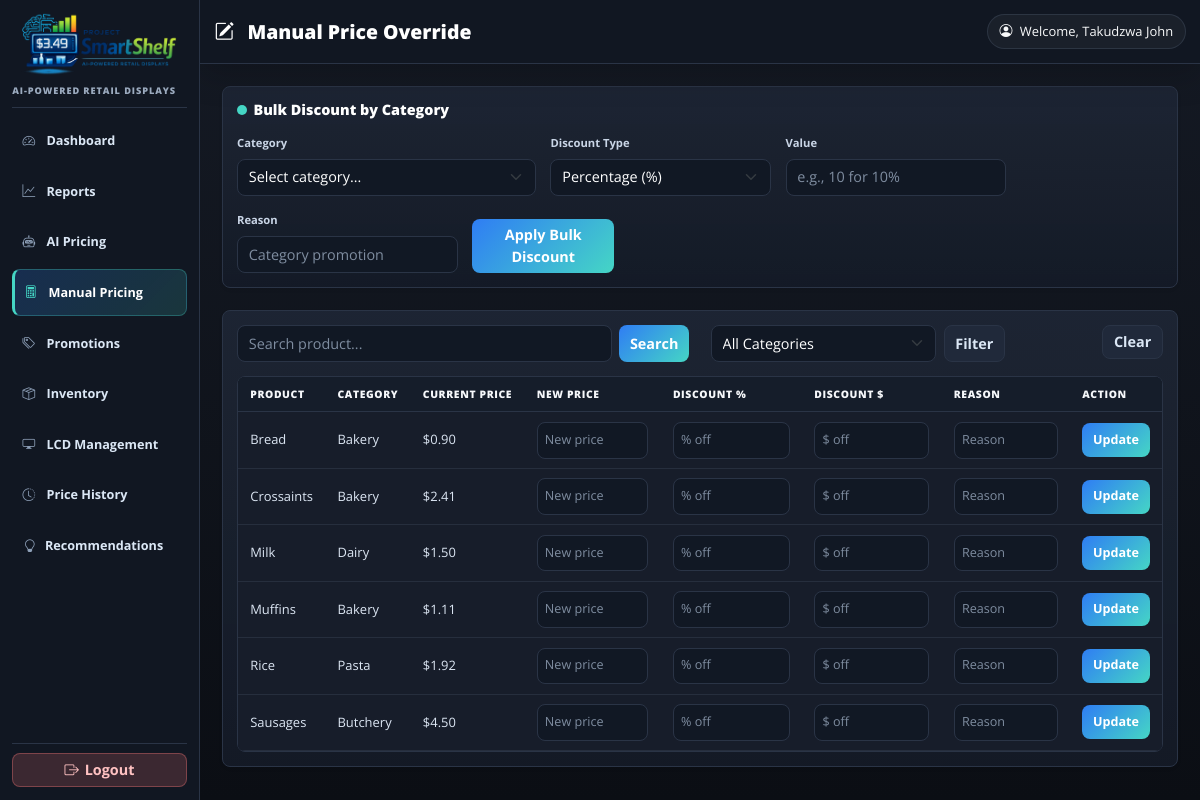
Before: /ProjectSmartShelf/manual-pricing/ (signed in) with the older database file.
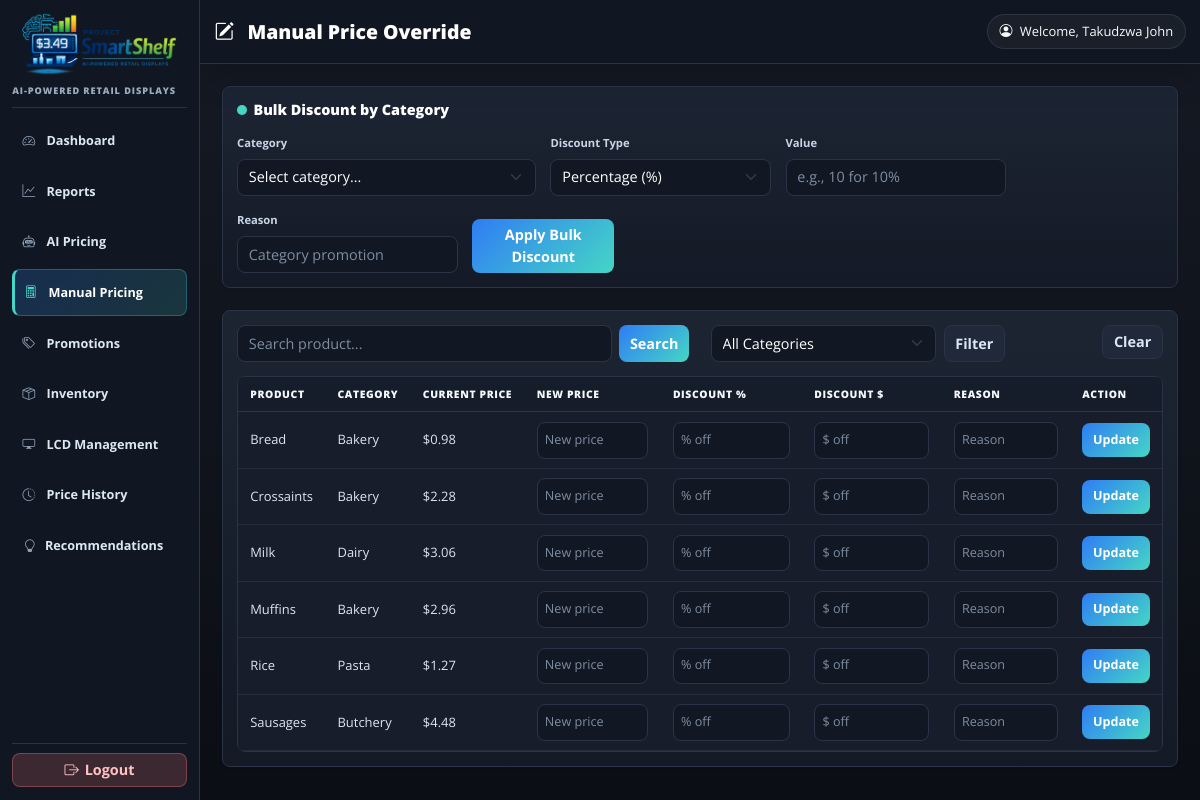
After: the same page with the newer database file.
### checkout/models.py (models this page shows, shortened)
class Product(models.Model):
    name = models.CharField(max_length=200)
    category = models.CharField(max_length=100)
    price = models.DecimalField(max_digits=10, decimal_places=2)
    expiry_date=models.DateField(null=True, blank=True)
    inventory_level = models.IntegerField(default=0, help_text='Current stock count')
    lcd_id = models.IntegerField(default=1, help_text="1, 2, or 3 for the shelf display")
    class Meta:
        ordering = ['name']

### ProjectSmartShelf/views.py (the view, shortened to what this page needs)
# urls.py: path("manual-pricing/", views.manual_pricing_view, name="manual_pricing"),
@staff_member_required(login_url='staff_login')
def manual_pricing_view(request):
    process_promotions_for_request(request)
    products = Product.objects.all().order_by('name')
    search_query = request.GET.get('search', '')
    category_filter = request.GET.get('category', '')
    if search_query:
        products = products.filter(name__icontains=search_query)
    if category_filter:
        products = products.filter(category=category_filter)
    categories = Product.objects.values_list('category', flat=True).distinct().order_by('category')
    context = {
        'products': products,
        'search_query': search_query,
        'category_filter': category_filter,
        'categories': categories,
    }
    return render(request, 'manual_pricing.html', context)

### ProjectSmartShelf/templates/manual_pricing.html (shortened to what this page needs)
{% extends "base.html" %}
{% load static %}
{% block page_title %}<i class="bi bi-pencil-square me-2"></i>Manual Price Override{% endblock %}
{% block content %}
<div class="card shadow-sm mb-4">
    <div class="card-body">
        <h5 class="card-title">Bulk Discount by Category</h5>
        <form method="post" class="row g-3 align-items-end">
            <div class="col-md-4">
                <label for="bulk_category" class="form-label">Category</label>
                <select name="bulk_category" id="bulk_category" class="form-select" required>
                    <option value="">Select category...</option>
                </select>
            </div>
            <div class="col-md-3">
                <label for="discount_type" class="form-label">Discount Type</label>
                <select name="discount_type" id="discount_type" class="form-select" required>
                    <option value="percentage">Percentage (%)</option>
                </select>
            </div>
            <div class="col-md-3">
                <label for="discount_value" class="form-label">Value</label>
                <input type="number" step="0.01" name="discount_value" id="discount_value" class="form-control" placeholder="e.g., 10 for 10%" required>
            </div>
            <div class="col-md-3">
                <label for="bulk_reason" class="form-label">Reason</label>
                <input type="text" name="price_change_reason" id="bulk_reason" class="form-control" placeholder="Category promotion">
            </div>
            <div class="col-md-2">
                <button type="submit" class="btn btn-primary w-100">Apply Bulk Discount</button>
            </div>
        </form>
    </div>
</div>
<div class="card shadow-sm">
    <div class="card-body">
        <div class="row mb-3">
            <div class="col-md-6">
                <form method="get" class="d-flex">
                    <input type="text" name="search" class="form-control me-2" placeholder="Search product..." value="{{ search_query }}">
                    <button type="submit" class="btn btn-primary">Search</button>
                </form>
            </div>
            <div class="col-md-4">
                <form method="get" class="d-flex">
                    <select name="category" class="form-select me-2">
                        <option value="">All Categories</option>
                    </select>
                    <button type="submit" class="btn btn-secondary">Filter</button>
                </form>
            </div>
            <div class="col-md-2 text-end">
                <a href="{% url 'manual_pricing' %}" class="btn btn-secondary">Clear</a>
            </div>
        </div>
        <div class="table-responsive">
            <table class="table table-hover align-middle">
                <thead>
                    <tr>
                        <th>Product</th>
                        <th>Category</th>
                        <th>Current Price</th>
                        <th>New Price</th>
                        <th>Discount %</th>
                        <th>Discount $</th>
                        <th>Reason</th>
                        <th>Action</th>
                    </tr>
                </thead>
                <tbody>
                    {% for product in products %}
                    <tr>
                        <td>{{ product.name }}</td>
                        <td>{{ product.category }}</td>
                        <td>${{ product.price|floatformat:2 }}</td>
                        <form method="post">
                            <td><input type="number" step="0.01" name="new_price" class="form-control form-control-sm" placeholder="New price"></td>
                            <td><input type="number" step="0.1" name="discount_percent" class="form-control form-control-sm" placeholder="% off"></td>
                            <td><input type="number" step="0.01" name="discount_fixed" class="form-control form-control-sm" placeholder="$ off"></td>
                            <td><input type="text" name="price_change_reason" class="form-control form-control-sm" placeholder="Reason"></td>
                            <td><button type="submit" class="btn btn-primary btn-sm">Update</button></td>
                        </form>
                    </tr>
                    {% empty %}
                    <tr>
                        <td colspan="8" class="text-center py-4">No products found.</td>
                    </tr>
                    {% endfor %}
                </tbody>
            </table>
        </div>
    </div>
</div>
{% endblock %}

### ProjectSmartShelf/templates/base.html (shortened to what this page needs)
{% load static %}
<!DOCTYPE html>
<html lang="en">
<head>
    <link href="https://cdn.jsdelivr.net/npm/bootstrap@5.3.0/dist/css/bootstrap.min.css" rel="stylesheet">
    <link rel="stylesheet" href="https://cdn.jsdelivr.net/npm/bootstrap-icons@1.11.3/font/bootstrap-icons.min.css">
    <link rel="stylesheet" href="{% static 'styles/css/style.css' %}">
    <link rel="stylesheet" href="{% static 'styles/css/smartshelf-theme.css' %}">
</head>
<body>
    <div class="container-fluid p-0">
        <div class="row g-0">
            <div class="col-md-3 col-lg-2 sidebar-column">
                {% include '_sidebar.html' %}
            </div>
            <div class="col-md-9 col-lg-10 right-col">
                <div class="sticky-header">
                    <div class="d-flex justify-content-between flex-wrap flex-md-nowrap align-items-center py-3">
                        <div class="d-flex align-items-center">
                            <h1 class="h2 mb-0">{% block page_title %}Dashboard{% endblock %}</h1>
                        </div>
                        <div class="btn-toolbar">
                            {% if user.is_authenticated %}
                                <i class="bi bi-person-circle me-2 text-light"></i>
                                <span class="text-light">Welcome, {{ user.get_full_name }}</span>
                            {% endif %}
                        </div>
                    </div>
                </div>
                <main class="main-content">
                    {% block content %}{% endblock %}
                </main>
            </div>
        </div>
    </div>
</body>
</html>

### ProjectSmartShelf/templates/_sidebar.html (shortened to what this page needs)
{% load static %}
<nav class="sidebar p-3 d-flex flex-column h-100">
    <div class="mb-4 sidebar_logo">
        <img src="{% static 'images/logo_transparent.png' %}" alt="SmartShelf Logo" class="logo">
        <div class="tagline text-light">AI-POWERED RETAIL DISPLAYS</div>
    </div>
    <div class="sidebar-nav-scroll">
        <ul class="nav flex-column">
            <li class="nav-item">
                <a class="nav-link {% if request.resolver_match.url_name == 'staff_dashboard' %}active{% endif %}"
                   href="{% url 'staff_dashboard' %}">
                    <i class="bi bi-speedometer2"></i> Dashboard
                </a>
            </li>
            <li class="nav-item">
                <a class="nav-link {% if request.resolver_match.url_name == 'reports' %}active{% endif %}"
                   href="{% url 'reports' %}">
                    <i class="bi bi-graph-up"></i> Reports
                </a>
            </li>
            <li class="nav-item">
                <a class="nav-link {% if request.resolver_match.url_name == 'pricing_dashboard' %}active{% endif %}"
                   href="{% url 'pricing_dashboard' %}">
                    <i class="bi bi-robot"></i> AI Pricing
                </a>
            </li>
            <li class="nav-item">
                <a class="nav-link {% if request.resolver_match.url_name == 'manual_pricing' %}active{% endif %}"
                href="{% url 'manual_pricing' %}">
                    <i class="bi bi-calculator"></i> Manual Pricing
                </a>
            </li>
            <li class="nav-item">
                <a class="nav-link {% if request.resolver_match.url_name == 'promotions' %}active{% endif %}"
                href="{% url 'promotions' %}">
                    <i class="bi bi-tags"></i> Promotions
                </a>
            </li>
            <li class="nav-item">
                <a class="nav-link {% if request.resolver_match.url_name == 'inventory_management' %}active{% endif %}"
                href="{% url 'inventory_management' %}">
                    <i class="bi bi-box-seam"></i> Inventory
                </a>
            </li>
            <li class="nav-item">
                <a class="nav-link {% if request.resolver_match.url_name == 'lcd_management' %}active{% endif %}"
                href="{% url 'lcd_management' %}">
                    <i class="bi bi-display"></i> LCD Management
                </a>
            </li>
            <li class="nav-item">
                <a class="nav-link {% if request.resolver_match.url_name == 'price_history' %}active{% endif %}"
                href="{% url 'price_history' %}">
                    <i class="bi bi-clock-history"></i> Price History
                </a>
            </li>
            <li class="nav-item">
                <a class="nav-link nav-link-with-badge {% if request.resolver_match.url_name == 'recommendations' %}active{% endif %}"
                href="{% url 'recommendations' %}">
                    <span class="nav-link-label"><i class="bi bi-lightbulb"></i> Recommendations</span>
                </a>
            </li>
        </ul>
    </div>
    <div class="sidebar-footer">
        <hr class="sidebar-divider">
        <form method="post" action="{% url 'staff_logout' %}" class="sidebar-logout">
            <button type="submit" class="btn btn-outline-danger w-100">
                <i class="bi bi-box-arrow-right"></i> Logout
            </button>
        </form>
    </div>
</nav>

Changed rows visible on the page:
changed Product "Bread": price "0.90" → "0.98"
changed Product "Crossaints": price "2.41" → "2.28"
changed Product "Milk": price "1.50" → "3.06"
changed Product "Muffins": price "1.11" → "2.96"
changed Product "Rice": price "1.92" → "1.27"
changed Product "Sausages": price "4.50" → "4.48"
